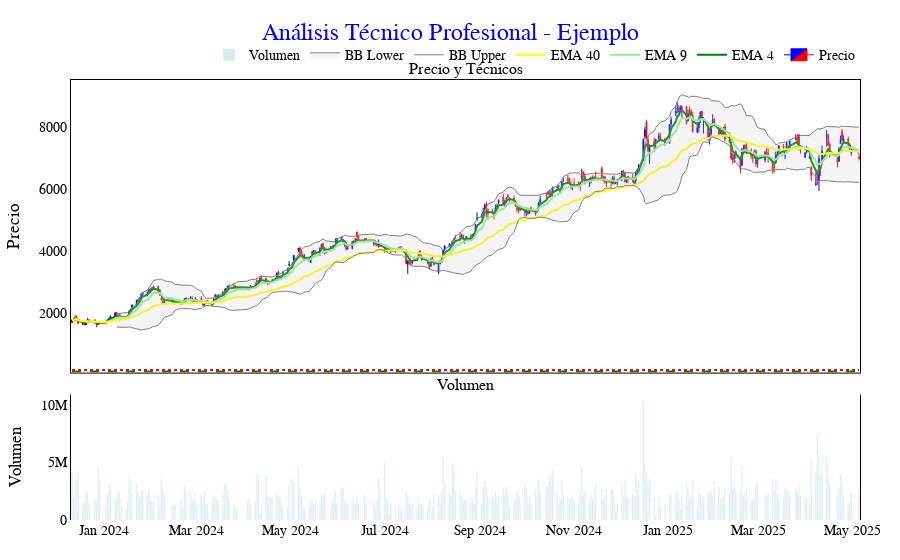

The cell this chart's notebook holds for it:
### Markdown cell above
4

### Code cell
# EMAs
datos['EMA_4'] = datos['Close'].ewm(span=4).mean()
datos['EMA_9'] = datos['Close'].ewm(span=9).mean()
datos['EMA_40'] = datos['Close'].ewm(span=40).mean()

# Bandas de Bollinger
bb_period = 20
bb_std = 2
rolling_mean = datos['Close'].rolling(window=bb_period).mean()
rolling_std = datos['Close'].rolling(window=bb_period).std()
datos['BB_upper'] = rolling_mean + (rolling_std * bb_std)
datos['BB_lower'] = rolling_mean - (rolling_std * bb_std)

# --- Crear figura con 2 filas: precios arriba, volumen abajo ---
fig = make_subplots(
    rows=2, cols=1,
    shared_xaxes=True,
    row_heights=[0.7, 0.3],
    vertical_spacing=0.05,
    subplot_titles=["Precio y Técnicos", "Volumen"]
)

# --- Gráfico de velas ---
fig.add_trace(
    go.Candlestick(
        x=datos.index,
        open=datos['Open'],
        high=datos['High'],
        low=datos['Low'],
        close=datos['Close'],
        name='Precio',
        increasing_line_color='blue',
        decreasing_line_color='red',
        increasing_fillcolor='blue',
        decreasing_fillcolor='red',
        increasing_line_width=1,
        decreasing_line_width=1
    ),
    row=1, col=1
)

# --- EMAs ---
ema_colors = ['green', 'lightgreen', 'yellow']
ema_names = ['EMA 4', 'EMA 9', 'EMA 40']
for ema, color, name in zip(['EMA_4', 'EMA_9', 'EMA_40'], ema_colors, ema_names):
    fig.add_trace(
        go.Scatter(
            x=datos.index,
            y=datos[ema],
            mode='lines',
            name=name,
            line=dict(color=color, width=2, dash='solid')
        ),
        row=1, col=1
    )

# --- Bandas de Bollinger ---
fig.add_trace(
    go.Scatter(
        x=datos.index,
        y=datos['BB_upper'],
        line=dict(color='gray', width=1),
        name='BB Upper',
        hoverinfo='skip'
    ),
    row=1, col=1
)

fig.add_trace(
    go.Scatter(
        x=datos.index,
        y=datos['BB_lower'],
        line=dict(color='gray', width=1),
        name='BB Lower',
        fill='tonexty',
        fillcolor='rgba(200,200,200,0.2)',
        hoverinfo='skip'
    ),
    row=1, col=1
)

# --- Líneas de soporte y resistencia ---
soporte = 95
resistencia = 150

for nivel, color, dash in zip([soporte, resistencia], ['green', 'red'], ['dash', 'dot']):
    fig.add_shape(
        type='line',
        x0=datos.index.min(), x1=datos.index.max(),
        y0=nivel, y1=nivel,
        xref='x', yref='y',
        line=dict(color=color, width=2, dash=dash),
        row=1, col=1
    )

# --- Volumen ---
fig.add_trace(
    go.Bar(
        x=datos.index,
        y=datos['Volume'],
        name='Volumen',
        marker_color='lightblue',
        opacity=0.5
    ),
    row=2, col=1
)

# --- Configurar Layout Final ---
fig.update_layout(
    title=dict(
        text="Análisis Técnico Profesional - Ejemplo",
        font=dict(size=24, family="Calibri", color="blue"),
        x=0.5
    ),
    font=dict(
        family="Calibri",
        size=14,
        color="black"
    ),
    plot_bgcolor='white',
    paper_bgcolor='white',
    hovermode='x unified',
    legend=dict(
        orientation='h',
        yanchor='bottom',
        y=1.02,
        xanchor='right',
        x=1
    ),
    margin=dict(l=40, r=40, t=80, b=40),
    xaxis=dict(
        rangeslider_visible=False,
        showline=True,
        linewidth=1,
        linecolor='black',
        mirror=True,
        tickformat='%b %d',
    ),
    yaxis=dict(
        showline=True,
        linewidth=1,
        linecolor='black',
        mirror=True,
        title='Precio'
    ),
    yaxis2=dict(
        title='Volumen',
        showline=True,
        linewidth=1,
        linecolor='black',
        mirror=True
    )
)

# --- Mostrar gráfico ---
fig.show()

### Figure 1 — Plotly figure (JSON) as saved in the notebook; plotly's stock layout.template omitted (floating-point values rounded to 4 significant figures; data arrays with more than 128 entries replaced by an {"elided": "..."} marker saying what was removed)
{"data": [{"close": {"elided": "340 float values"}, "decreasing": {"fillcolor": "red", "line": {"color": "red", "width": 1}}, "high": {"elided": "340 float values"}, "increasing": {"fillcolor": "blue", "line": {"color": "blue", "width": 1}}, "low": {"elided": "340 float values"}, "name": "Precio", "open": {"elided": "340 float values"}, "type": "candlestick", "x": {"elided": "340 str values"}, "xaxis": "x", "yaxis": "y"}, {"line": {"color": "green", "dash": "solid", "width": 2}, "mode": "lines", "name": "EMA 4", "type": "scatter", "x": {"elided": "340 str values"}, "xaxis": "x", "y": {"elided": "340 float values"}, "yaxis": "y"}, {"line": {"color": "lightgreen", "dash": "solid", "width": 2}, "mode": "lines", "name": "EMA 9", "type": "scatter", "x": {"elided": "340 str values"}, "xaxis": "x", "y": {"elided": "340 float values"}, "yaxis": "y"}, {"line": {"color": "yellow", "dash": "solid", "width": 2}, "mode": "lines", "name": "EMA 40", "type": "scatter", "x": {"elided": "340 str values"}, "xaxis": "x", "y": {"elided": "340 float values"}, "yaxis": "y"}, {"hoverinfo": "skip", "line": {"color": "gray", "width": 1}, "name": "BB Upper", "type": "scatter", "x": {"elided": "340 str values"}, "xaxis": "x", "y": {"elided": "340 float values"}, "yaxis": "y"}, {"fill": "tonexty", "fillcolor": "rgba(200,200,200,0.2)", "hoverinfo": "skip", "line": {"color": "gray", "width": 1}, "name": "BB Lower", "type": "scatter", "x": {"elided": "340 str values"}, "xaxis": "x", "y": {"elided": "340 float values"}, "yaxis": "y"}, {"marker": {"color": "lightblue"}, "name": "Volumen", "opacity": 0.5, "type": "bar", "x": {"elided": "340 str values"}, "xaxis": "x2", "y": {"elided": "340 int values"}, "yaxis": "y2"}], "layout": {"annotations": [{"font": {"size": 16}, "showarrow": false, "text": "Precio y Técnicos", "x": 0.5, "xanchor": "center", "xref": "paper", "y": 1.0, "yanchor": "bottom", "yref": "paper"}, {"font": {"size": 16}, "showarrow": false, "text": "Volumen", "x": 0.5, "xanchor": "center", "xref": "paper", "y": 0.285, "yanchor": "bottom", "yref": "paper"}], "font": {"color": "black", "family": "Calibri", "size": 14}, "hovermode": "x unified", "legend": {"orientation": "h", "x": 1, "xanchor": "right", "y": 1.02, "yanchor": "bottom"}, "margin": {"b": 40, "l": 40, "r": 40, "t": 80}, "paper_bgcolor": "white", "plot_bgcolor": "white", "shapes": [{"line": {"color": "green", "dash": "dash", "width": 2}, "type": "line", "x0": "2023-12-11T00:00:00", "x1": "2025-05-05T00:00:00", "xref": "x", "y0": 95, "y1": 95, "yref": "y"}, {"line": {"color": "red", "dash": "dot", "width": 2}, "type": "line", "x0": "2023-12-11T00:00:00", "x1": "2025-05-05T00:00:00", "xref": "x", "y0": 150, "y1": 150, "yref": "y"}], "title": {"font": {"color": "blue", "family": "Calibri", "size": 24}, "text": "Análisis Técnico Profesional - Ejemplo", "x": 0.5}, "xaxis": {"anchor": "y", "domain": [0, 1], "linecolor": "black", "linewidth": 1, "matches": "x2", "mirror": true, "rangeslider": {"visible": false}, "showline": true, "showticklabels": false, "tickformat": "%b %d"}, "xaxis2": {"anchor": "y2", "domain": [0, 1]}, "yaxis": {"anchor": "x", "domain": [0.335, 1.0], "linecolor": "black", "linewidth": 1, "mirror": true, "showline": true, "title": {"text": "Precio"}}, "yaxis2": {"anchor": "x2", "domain": [0, 0.285], "linecolor": "black", "linewidth": 1, "mirror": true, "showline": true, "title": {"text": "Volumen"}}}}
